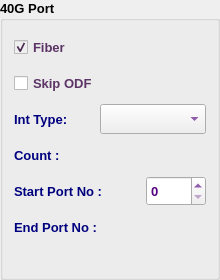
               <widget class="QGroupBox" name="g40GB">
                <property name="minimumSize">
                 <size>
                  <width>220</width>
                  <height>280</height>
                 </size>
                </property>
                <property name="maximumSize">
                 <size>
                  <width>220</width>
                  <height>280</height>
                 </size>
                </property>
                <property name="font">
                 <font>
                  <family>Tahoma</family>
                  <pointsize>10</pointsize>
                  <weight>75</weight>
                  <bold>true</bold>
                 </font>
                </property>
                <property name="styleSheet">
                 <string notr="true"/>
                </property>
                <property name="title">
                 <string>40G Port</string>
                </property>
                <layout class="QVBoxLayout" name="verticalLayout_7">
                 <item>
                  <layout class="QHBoxLayout" name="horizontalLayout_39">
                   <item>
                    <widget class="QCheckBox" name="g40ODFChB">
                     <property name="enabled">
                      <bool>false</bool>
                     </property>
                     <property name="minimumSize">
                      <size>
                       <width>0</width>
                       <height>30</height>
                      </size>
                     </property>
                     <property name="maximumSize">
                      <size>
                       <width>16777215</width>
                       <height>30</height>
                      </size>
                     </property>
                     <property name="font">
                      <font>
                       <weight>75</weight>
                       <bold>true</bold>
                      </font>
                     </property>
                     <property name="styleSheet">
                      <string notr="true">color: rgb(92, 53, 102);</string>
                     </property>
                     <property name="text">
                      <string>Fiber</string>
                     </property>
                     <property name="checkable">
                      <bool>true</bool>
                     </property>
                     <property name="checked">
                      <bool>true</bool>
                     </property>
                    </widget>
                   </item>
                  </layout>
                 </item>
                 <item>
                  <widget class="QCheckBox" name="g40SkipODFChB">
                   <property name="enabled">
                    <bool>true</bool>
                   </property>
                   <property name="minimumSize">
                    <size>
                     <width>0</width>
                     <height>30</height>
                    </size>
                   </property>
                   <property name="maximumSize">
                    <size>
                     <width>16777215</width>
                     <height>30</height>
                    </size>
                   </property>
                   <property name="font">
                    <font>
                     <weight>75</weight>
                     <bold>true</bold>
                    </font>
                   </property>
                   <property name="styleSheet">
                    <string notr="true">color: rgb(92, 53, 102);</string>
                   </property>
                   <property name="text">
                    <string>Skip ODF</string>
                   </property>
                   <property name="checkable">
                    <bool>true</bool>
                   </property>
                   <property name="checked">
                    <bool>false</bool>
                   </property>
                  </widget>
                 </item>
                 <item>
                  <layout class="QHBoxLayout" name="horizontalLayout_37">
                   <item>
                    <widget class="QLabel" name="label_31">
                     <property name="sizePolicy">
                      <sizepolicy hsizetype="Preferred" vsizetype="Preferred">
                       <horstretch>0</horstretch>
                       <verstretch>0</verstretch>
                      </sizepolicy>
                     </property>
                     <property name="minimumSize">
                      <size>
                       <width>80</width>
                       <height>30</height>
                      </size>
                     </property>
                     <property name="maximumSize">
                      <size>
                       <width>110</width>
                       <height>30</height>
                      </size>
                     </property>
                     <property name="font">
                      <font>
                       <family>Tahoma</family>
                       <pointsize>10</pointsize>
                       <weight>75</weight>
                       <bold>true</bold>
                      </font>
                     </property>
                     <property name="styleSheet">
                      <string notr="true">color: rgb(0, 0, 127);</string>
                     </property>
                     <property name="text">
                      <string>Int Type:</string>
                     </property>
                    </widget>
                   </item>
                   <item>
                    <widget class="QComboBox" name="g40IntTypeCB">
                     <property name="sizePolicy">
                      <sizepolicy hsizetype="Expanding" vsizetype="Fixed">
                       <horstretch>0</horstretch>
                       <verstretch>0</verstretch>
                      </sizepolicy>
                     </property>
                     <property name="minimumSize">
                      <size>
                       <width>90</width>
                       <height>30</height>
                      </size>
                     </property>
                     <property name="maximumSize">
                      <size>
                       <width>16777215</width>
                       <height>30</height>
                      </size>
                     </property>
                     <property name="font">
                      <font>
                       <weight>75</weight>
                       <bold>true</bold>
                      </font>
                     </property>
                     <property name="styleSheet">
                      <string notr="true">color: rgb(85, 0, 127);</string>
                     </property>
                    </widget>
                   </item>
                  </layout>
                 </item>
                 <item>
                  <layout class="QHBoxLayout" name="horizontalLayout_28">
                   <item>
                    <widget class="QLabel" name="label_19">
                     <property name="sizePolicy">
                      <sizepolicy hsizetype="Expanding" vsizetype="Preferred">
                       <horstretch>0</horstretch>
                       <verstretch>0</verstretch>
                      </sizepolicy>
                     </property>
                     <property name="minimumSize">
                      <size>
                       <width>100</width>
                       <height>30</height>
                      </size>
                     </property>
                     <property name="maximumSize">
                      <size>
                       <width>200</width>
                       <height>30</height>
                      </size>
                     </property>
                     <property name="font">
                      <font>
                       <family>Tahoma</family>
                       <pointsize>10</pointsize>
                       <weight>75</weight>
                       <bold>true</bold>
                      </font>
                     </property>
                     <property name="styleSheet">
                      <string notr="true">color: rgb(0, 0, 127);</string>
                     </property>
                     <property name="text">
                      <string>Count :</string>
                     </property>
                    </widget>
                   </item>
                   <item>
                    <widget class="QLabel" name="g40CountLbl">
                     <property name="minimumSize">
                      <size>
                       <width>60</width>
                       <height>30</height>
                      </size>
                     </property>
                     <property name="maximumSize">
                      <size>
                       <width>60</width>
                       <height>30</height>
                      </size>
                     </property>
                     <property name="font">
                      <font>
                       <family>Tahoma</family>
                       <pointsize>10</pointsize>
                       <weight>75</weight>
                       <bold>true</bold>
                      </font>
                     </property>
                     <property name="styleSheet">
                      <string notr="true">color: rgb(85, 0, 127);</string>
                     </property>
                     <property name="text">
                      <string/>
                     </property>
                    </widget>
                   </item>
                  </layout>
                 </item>
                 <item>
                  <layout class="QHBoxLayout" name="horizontalLayout_18">
                   <item>
                    <widget class="QLabel" name="label_20">
                     <property name="sizePolicy">
                      <sizepolicy hsizetype="Expanding" vsizetype="Preferred">
                       <horstretch>0</horstretch>
                       <verstretch>0</verstretch>
                      </sizepolicy>
                     </property>
                     <property name="minimumSize">
                      <size>
                       <width>100</width>
                       <height>30</height>
                      </size>
                     </property>
                     <property name="maximumSize">
                      <size>
                       <width>200</width>
                       <height>30</height>
                      </size>
                     </property>
                     <property name="font">
                      <font>
                       <family>Tahoma</family>
                       <pointsize>10</pointsize>
                       <weight>75</weight>
                       <bold>true</bold>
                      </font>
                     </property>
                     <property name="styleSheet">
                      <string notr="true">color: rgb(0, 0, 127);</string>
                     </property>
                     <property name="text">
                      <string>Start Port No :</string>
                     </property>
                    </widget>
                   </item>
                   <item>
                    <widget class="QSpinBox" name="g40StartSB">
                     <property name="sizePolicy">
                      <sizepolicy hsizetype="Minimum" vsizetype="Preferred">
                       <horstretch>0</horstretch>
                       <verstretch>0</verstretch>
                      </sizepolicy>
                     </property>
                     <property name="minimumSize">
                      <size>
                       <width>60</width>
                       <height>30</height>
                      </size>
                     </property>
                     <property name="maximumSize">
                      <size>
                       <width>60</width>
                       <height>30</height>
                      </size>
                     </property>
                     <property name="font">
                      <font>
                       <family>Tahoma</family>
                       <pointsize>10</pointsize>
                       <weight>75</weight>
                       <bold>true</bold>
                      </font>
                     </property>
                     <property name="styleSheet">
                      <string notr="true">color: rgb(85, 0, 127);</string>
                     </property>
                    </widget>
                   </item>
                  </layout>
                 </item>
                 <item>
                  <layout class="QHBoxLayout" name="horizontalLayout_17">
                   <item>
                    <widget class="QLabel" name="label_21">
                     <property name="sizePolicy">
                      <sizepolicy hsizetype="Expanding" vsizetype="Preferred">
                       <horstretch>0</horstretch>
                       <verstretch>0</verstretch>
                      </sizepolicy>
                     </property>
                     <property name="minimumSize">
                      <size>
                       <width>100</width>
                       <height>30</height>
                      </size>
                     </property>
                     <property name="maximumSize">
                      <size>
                       <width>200</width>
                       <height>30</height>
                      </size>
                     </property>
                     <property name="font">
                      <font>
                       <family>Tahoma</family>
                       <pointsize>10</pointsize>
                       <weight>75</weight>
                       <bold>true</bold>
                      </font>
                     </property>
                     <property name="styleSheet">
                      <string notr="true">color: rgb(0, 0, 127);</string>
                     </property>
                     <property name="text">
                      <string>End Port No :</string>
                     </property>
                    </widget>
                   </item>
                   <item>
                    <widget class="QLabel" name="g40EndLbl">
                     <property name="minimumSize">
                      <size>
                       <width>60</width>
                       <height>30</height>
                      </size>
                     </property>
                     <property name="maximumSize">
                      <size>
                       <width>60</width>
                       <height>30</height>
                      </size>
                     </property>
                     <property name="font">
                      <font>
                       <family>Tahoma</family>
                       <pointsize>10</pointsize>
                       <weight>75</weight>
                       <bold>true</bold>
                      </font>
                     </property>
                     <property name="styleSheet">
                      <string notr="true">color: rgb(85, 0, 127);</string>
                     </property>
                     <property name="text">
                      <string/>
                     </property>
                    </widget>
                   </item>
                  </layout>
                 </item>
                 <item>
                  <spacer name="verticalSpacer_8">
                   <property name="orientation">
                    <enum>Qt::Vertical</enum>
                   </property>
                   <property name="sizeHint" stdset="0">
                    <size>
                     <width>20</width>
                     <height>40</height>
                    </size>
                   </property>
                  </spacer>
                 </item>
                </layout>
               </widget>
